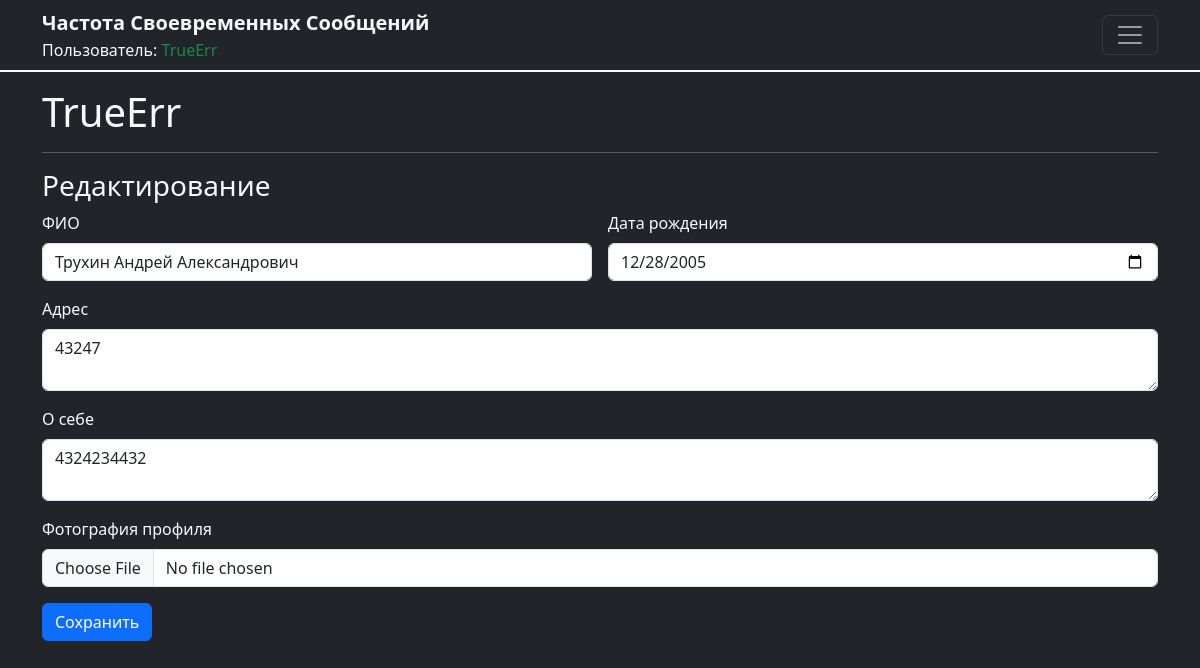
/edit_profile (signed in), run on the app's committed database.
### users/models.py (models this page shows, shortened)
class User(AbstractUser):
    profile = models.TextField(blank=True)
    is_blocked = models.BooleanField(default=False)
    is_muted = models.BooleanField(default=False)
    block_until = models.DateTimeField(null=True, blank=True)
    mute_until = models.DateTimeField(null=True, blank=True)

class UserProfile(models.Model):
    user = models.OneToOneField(User, on_delete=models.CASCADE)
    full_name = models.CharField(max_length=255, blank=True)
    birth_date = models.DateField(null=True, blank=True)
    profile_picture = models.ImageField(upload_to='profile_pics/', null=True, blank=True)
    friends = models.ManyToManyField('self', symmetrical=False, blank=True, related_name='friend_set')
    address = models.CharField(max_length=255, blank=True)
    bio = models.TextField(blank=True)

### users/views.py (the view)
# urls.py: path('edit_profile', edit_profile, name='edit_profile'),
@login_required
def edit_profile(request):
    user = request.user
    user_profile, created = UserProfile.objects.get_or_create(user=user)
    if request.method == 'POST':
        user_form = UserForm(request.POST, instance=user)
        profile_form = UserProfileForm(request.POST, request.FILES, instance=user_profile)
        if user_form.is_valid() and profile_form.is_valid():
            user_form.save()
            profile_form.save()
            messages.success(request, 'Your profile was successfully updated!')
            return redirect('profile', username=user.username)
        else:
            print(user_form.errors)
            print(profile_form.errors)
    else:
        user_form = UserForm(instance=user)
        profile_form = UserProfileForm(instance=user_profile)
    return render(request, 'edit_profile.html', {
        'user_form': user_form,
        'profile_form': profile_form,
    })

### users/forms.py
class UserForm(forms.ModelForm):
    class Meta:
        model = User
        fields = ['first_name', 'last_name', 'email']

class UserProfileForm(forms.ModelForm):
    birth_date = forms.DateField(widget=forms.DateInput(attrs={'type': 'date'}), required=False)
    class Meta:
        model = UserProfile
        fields = ['full_name', 'birth_date', 'profile_picture', 'bio', 'address']

### templates/edit_profile.html (shortened to what this page needs)
{% extends 'base.html' %}
{% block content %}
  <h1>{{ user.username }}</h1>
  <hr>
  <h2 class="fs-3">Редактирование</h2>
  <form method="post" enctype="multipart/form-data" class="row g-3">
    <div class="col-md-6">
      <label for="inputFullName" class="form-label">ФИО</label>
      <input type="text" name="full_name" class="form-control" id="inputFullName" value="{{ profile_form.full_name.value }}">
    </div>
    <div class="col-md-6">
      <label for="inputBirthDate" class="form-label">Дата рождения</label>
      <input type="date" name="birth_date" class="form-control" id="inputBirthDate" value="{{ profile_form.birth_date.value|date:'Y-m-d' }}">
    </div>
    <div class="col-12">
      <label for="inputAddress" class="form-label">Адрес</label>
      <textarea name="address" class="form-control" id="inputAddress">{{ profile_form.address.value }}</textarea>
    </div>
    <div class="col-12">
      <label for="inputBio" class="form-label">О себе</label>
      <textarea name="bio" class="form-control" id="inputBio">{{ profile_form.bio.value }}</textarea>
    </div>
    <div class="col-12">
      <label for="inputProfilePicture" class="form-label">Фотография профиля</label>
      <input type="file" name="profile_picture" class="form-control" id="inputProfilePicture">
    </div>
    <div class="col-12">
      <button type="submit" class="btn btn-primary">Сохранить</button>
    </div>
  </form>
{% endblock %}

### templates/base.html (shortened to what this page needs)
{% load static %}
<!doctype html>
<html lang="ru">
<head>
  <link href="https://cdn.jsdelivr.net/npm/bootstrap@5.3.3/dist/css/bootstrap.min.css" rel="stylesheet"
>
  <link rel="stylesheet" href="{% static 'css/style.css' %}">
</head>
<body class="bg-dark text-light">
  <header class="header">
    <nav class="navbar navbar-dark bg-dark border-bottom border-2 border-light">
      <div class="container">
        <div>
          <a class="text-logo-FTM text-decoration-none text-light fs-5 fw-bold" href="{% url 'home' %}">Частота Своевременных Сообщений</a>
          <div class="">
            <span class="text-light">Пользователь:</span>
            {% if user.is_authenticated %}
              <a class="text-decoration-none text-success" href="{% url 'profile' user.username %}">{{ user }}</a>
            {% else %}
              <span class="text-danger">не авторизирован</span>
            {% endif %}
          </div>
        </div>
        <button class="navbar-toggler " type="button" data-bs-toggle="offcanvas" data-bs-target="#offcanvasDarkNavbar" aria-controls="offcanvasDarkNavbar" aria-label="Переключить навигацию">
          <span class="navbar-toggler-icon"></span>
        </button>
      </div>
    </nav>
  </header>
  <div class="container mt-3">
    {% block content %}
    {% endblock %}
  </div>
</body>
</html>

### data on the page
User: username "TrueErr"
UserProfile: full_name "Трухин Андрей Александрович", birth_date "12/28/2005", address "43247", bio "4324234432"
